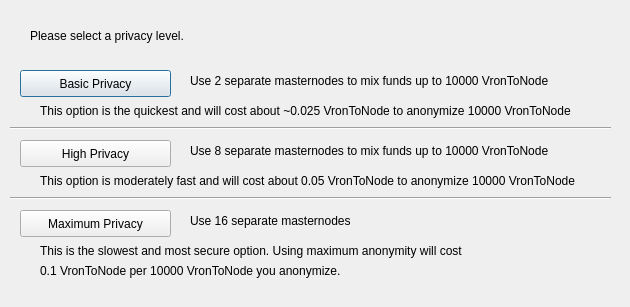
<?xml version="1.0" encoding="UTF-8"?>
<ui version="4.0">
 <class>ObfuscationConfig</class>
 <widget class="QDialog" name="ObfuscationConfig">
  <property name="geometry">
   <rect>
    <x>0</x>
    <y>0</y>
    <width>630</width>
    <height>307</height>
   </rect>
  </property>
  <property name="windowTitle">
   <string>Configure Obfuscation</string>
  </property>
  <widget class="QPushButton" name="buttonBasic">
   <property name="geometry">
    <rect>
     <x>20</x>
     <y>70</y>
     <width>151</width>
     <height>27</height>
    </rect>
   </property>
   <property name="text">
    <string>Basic Privacy</string>
   </property>
  </widget>
  <widget class="QPushButton" name="buttonHigh">
   <property name="geometry">
    <rect>
     <x>20</x>
     <y>140</y>
     <width>151</width>
     <height>27</height>
    </rect>
   </property>
   <property name="text">
    <string>High Privacy</string>
   </property>
  </widget>
  <widget class="QPushButton" name="buttonMax">
   <property name="geometry">
    <rect>
     <x>20</x>
     <y>210</y>
     <width>151</width>
     <height>27</height>
    </rect>
   </property>
   <property name="text">
    <string>Maximum Privacy</string>
   </property>
  </widget>
  <widget class="QLabel" name="label">
   <property name="geometry">
    <rect>
     <x>30</x>
     <y>20</y>
     <width>571</width>
     <height>31</height>
    </rect>
   </property>
   <property name="text">
    <string>Please select a privacy level.</string>
   </property>
  </widget>
  <widget class="QLabel" name="label_2">
   <property name="geometry">
    <rect>
     <x>190</x>
     <y>70</y>
     <width>421</width>
     <height>21</height>
    </rect>
   </property>
   <property name="text">
    <string>Use 2 separate masternodes to mix funds up to 10000 VronToNode</string>
   </property>
  </widget>
  <widget class="QLabel" name="label_3">
   <property name="geometry">
    <rect>
     <x>190</x>
     <y>140</y>
     <width>411</width>
     <height>21</height>
    </rect>
   </property>
   <property name="text">
    <string>Use 8 separate masternodes to mix funds up to 10000 VronToNode</string>
   </property>
  </widget>
  <widget class="QLabel" name="label_4">
   <property name="geometry">
    <rect>
     <x>190</x>
     <y>210</y>
     <width>421</width>
     <height>21</height>
    </rect>
   </property>
   <property name="text">
    <string>Use 16 separate masternodes</string>
   </property>
  </widget>
  <widget class="QLabel" name="label_6">
   <property name="geometry">
    <rect>
     <x>40</x>
     <y>100</y>
     <width>561</width>
     <height>21</height>
    </rect>
   </property>
   <property name="text">
    <string>This option is the quickest and will cost about ~0.025 VronToNode to anonymize 10000 VronToNode</string>
   </property>
  </widget>
  <widget class="QLabel" name="label_7">
   <property name="geometry">
    <rect>
     <x>40</x>
     <y>170</y>
     <width>561</width>
     <height>21</height>
    </rect>
   </property>
   <property name="text">
    <string>This option is moderately fast and will cost about 0.05 VronToNode to anonymize 10000 VronToNode</string>
   </property>
  </widget>
  <widget class="QLabel" name="label_8">
   <property name="geometry">
    <rect>
     <x>40</x>
     <y>240</y>
     <width>561</width>
     <height>21</height>
    </rect>
   </property>
   <property name="text">
    <string>This is the slowest and most secure option. Using maximum anonymity will cost</string>
   </property>
  </widget>
  <widget class="QLabel" name="label_9">
   <property name="geometry">
    <rect>
     <x>40</x>
     <y>260</y>
     <width>561</width>
     <height>21</height>
    </rect>
   </property>
   <property name="text">
    <string>0.1 VronToNode per 10000 VronToNode you anonymize.</string>
   </property>
  </widget>
  <widget class="Line" name="line">
   <property name="geometry">
    <rect>
     <x>10</x>
     <y>120</y>
     <width>601</width>
     <height>16</height>
    </rect>
   </property>
   <property name="orientation">
    <enum>Qt::Horizontal</enum>
   </property>
  </widget>
  <widget class="Line" name="line_2">
   <property name="geometry">
    <rect>
     <x>10</x>
     <y>190</y>
     <width>601</width>
     <height>16</height>
    </rect>
   </property>
   <property name="orientation">
    <enum>Qt::Horizontal</enum>
   </property>
  </widget>
 </widget>
 <resources/>
 <connections/>
</ui>
